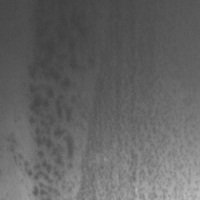
#> input picture IMAGES/pitted_surface_1.jpg, 200 x 200 px; its folder holds only this picture in this run
$ python jc.py
#> lines starting #> are read from the running program, lines starting #| are printed output that depends on the picture; after the words box and inside, x2 and y2 are one past the last pixel; in counts of white or black regions, pixels touching at a corner belong together; long printed decimals are rounded

import cv2
import numpy as np
import os

sumn = 0#记录合格工件
count = 0#记录瑕疵工件
min_weight =10
min_high = 10

#提取中文路径下的图片
base = os.path.dirname(__file__)
defest = os.path.join(base,'IMAGES')#图片文件夹路径
e=0
for name in os.listdir(defest):

    img =  os.path.join(defest,name)#文件夹路径+图片名字
    #转码
    data = np.fromfile(img,dtype = np.uint8)
    picture = cv2.imdecode(data,cv2.IMREAD_COLOR)
#> picture is the input picture: shape (200, 200, 3); min 62, max 187, mean 100.2

    kl = cv2.getStructuringElement(cv2.MORPH_RECT,(3,3))#卷积核

    img1 = cv2.cvtColor(picture,cv2.COLOR_BGR2GRAY)#灰度
    img2 = cv2.GaussianBlur(img1,(3,3),1)#高斯滤波
    img3 = cv2.morphologyEx(img2, cv2.MORPH_TOPHAT, kl)#顶帽
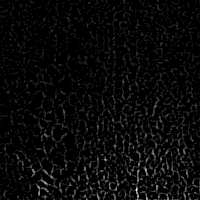
#> img3: shape (200, 200); min 0, max 13, mean 0.479; drawn with min black and max white
    img4 = cv2.adaptiveThreshold(img3,255,cv2.ADAPTIVE_THRESH_GAUSSIAN_C,cv2.THRESH_BINARY_INV,5,1)   #自适应二值化处理
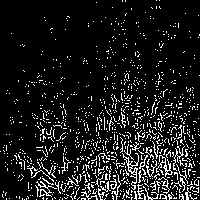
#> img4: shape (200, 200); 10.7% white in thin lines or dots

    #闭运算
    img5 = cv2.morphologyEx(img4,cv2.MORPH_CLOSE,kl)
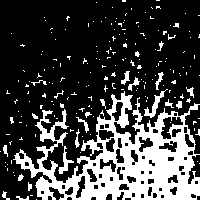
#> img5: shape (200, 200); 25.6% white; 202 white regions (179 under 20 px)

    #轮廓查找
    crs , hhy = cv2.findContours(img5, cv2.RETR_EXTERNAL, cv2.CHAIN_APPROX_SIMPLE)
#> crs = 201 contours, 190 with area under 20; largest, box (x1, y1, x2, y2) and area: (13, 91, 200, 200) 9949, (144, 89, 168, 118) 123, (58, 146, 74, 174) 90, (121, 71, 130, 85) 42, (128, 77, 140, 91) 38; hhy = 201 rows, first 6: [1, -1, -1, -1], [2, 0, -1, -1], [3, 1, -1, -1], [4, 2, -1, -1], [5, 3, -1, -1], [6, 4, -1, -1]

    #检测是否为缺陷
    for i,c in enumerate(crs):
        x,y,w,h = cv2.boundingRect(c)
        #进行判断验证是否为有效缺陷画轮廓
        isValid = (w >= min_weight) and (h >= min_high)
        if (not isValid):
            continue
        cv2.drawContours(picture, [c] , -1, (0, 0,255),1)#绘制轮廓

        are = cv2.arcLength(c ,True)
        print(are )
#> this loop made 201 passes
#> (x, y, w, h, isValid) on passes 1, 2, 4: (36, 199, 1, 1, False), (16, 196, 13, 4, False), (2, 191, 8, 9, False)
#| 83.799
#| 48.142
#| 1685.200
#| 103.598
#| 43.556
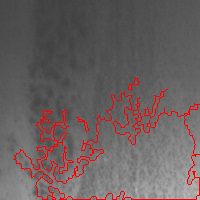
#> picture: shape (200, 200, 3); 4.3% of pixels changed, all inside (x1, y1, x2, y2) = (13, 77, 200, 200)
    # [13 lines of commented-out code are left out]
    cv2.imshow('picture',picture)

    #cv2.imshow('name',img5)


    key = cv2.waitKey(0)
#> (key q is pressed here)
    if(key == ord('q')):
        break


cv2.destroyAllWindows()

$ run again, on IMAGES/pitted_surface_13.jpg
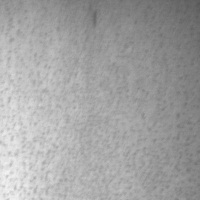
#> input picture IMAGES/pitted_surface_13.jpg, 200 x 200 px
#> picture is the input picture: shape (200, 200, 3); min 87, max 246, mean 162.4
#> `img4 = cv2.adaptiveThreshold(img3,255,cv2.ADAPTIVE_THRESH_GAUSSIAN_C,c..`:
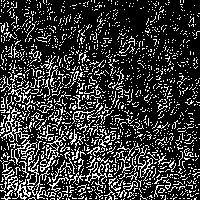
#> img4: shape (200, 200); 22.2% white in thin lines or dots
#> img5: shape (200, 200); 56.7% white; 178 black regions (85 under 20 px)
#> crs = 104 contours, 87 with area under 20; largest, box (x1, y1, x2, y2) and area: (0, 13, 200, 200) 23558, (0, 0, 56, 46) 561, (177, 73, 200, 106) 196, (52, 13, 81, 50) 196, (145, 6, 166, 49) 180; hhy = 104 rows, first 6: [1, -1, -1, -1], [2, 0, -1, -1], [3, 1, -1, -1], [4, 2, -1, -1], [5, 3, -1, -1], [6, 4, -1, -1]
#> the loop `for i,c in enumerate(crs):` made 104 passes
#> (x, y, w, h, isValid) on passes 1, 2, 3, 4, 6, 7, 8, 9: (199, 149, 1, 1, False), (188, 113, 5, 4, False), (179, 112, 5, 8, False), (194, 110, 1, 1, False), (187, 108, 1, 1, False), (140, 107, 12, 5, False), (135, 90, 8, 7, False), (137, 87, 1, 1, False)
#> (printed output is left out)
#> after the loop `for i,c in enumerate(crs):`:
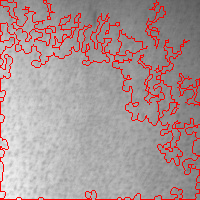
#> picture: shape (200, 200, 3); 7.9% of pixels changed, all inside (x1, y1, x2, y2) = (0, 0, 200, 200)

$ run again, on IMAGES/pitted_surface_10.jpg
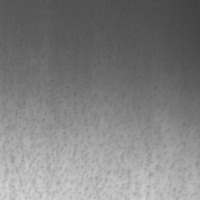
#> input picture IMAGES/pitted_surface_10.jpg, 200 x 200 px
#> picture is the input picture: shape (200, 200, 3); min 64, max 213, mean 127.8
#> `img4 = cv2.adaptiveThreshold(img3,255,cv2.ADAPTIVE_THRESH_GAUSSIAN_C,c..`:
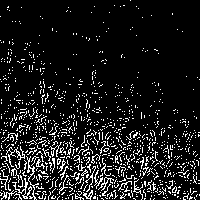
#> img4: shape (200, 200); 10.8% white in thin lines or dots
#> img5: shape (200, 200); 26.7% white; 182 white regions (160 under 20 px)
#> crs = 181 contours, 173 with area under 20; largest, box (x1, y1, x2, y2) and area: (0, 107, 200, 200) 11054, (178, 130, 200, 152) 106, (39, 79, 50, 113) 96, (180, 188, 200, 200) 89, (78, 99, 99, 126) 64, (0, 49, 12, 63) 50, (180, 119, 189, 128) 28, (117, 109, 134, 122) 24; hhy = 181 rows, first 6: [1, -1, -1, -1], [2, 0, -1, -1], [3, 1, -1, -1], [4, 2, -1, -1], [5, 3, -1, -1], [6, 4, -1, -1]
#> the loop `for i,c in enumerate(crs):` made 181 passes
#> (x, y, w, h, isValid) on passes 2 to 4: (181, 184, 1, 1, False), (189, 153, 1, 1, False), (193, 151, 5, 6, False)
#> (printed output is left out)
#> after the loop `for i,c in enumerate(crs):`:
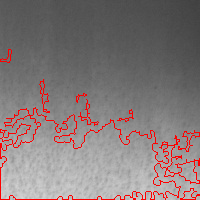
#> picture: shape (200, 200, 3); 4.29% of pixels changed, all inside (x1, y1, x2, y2) = (0, 49, 200, 200)
